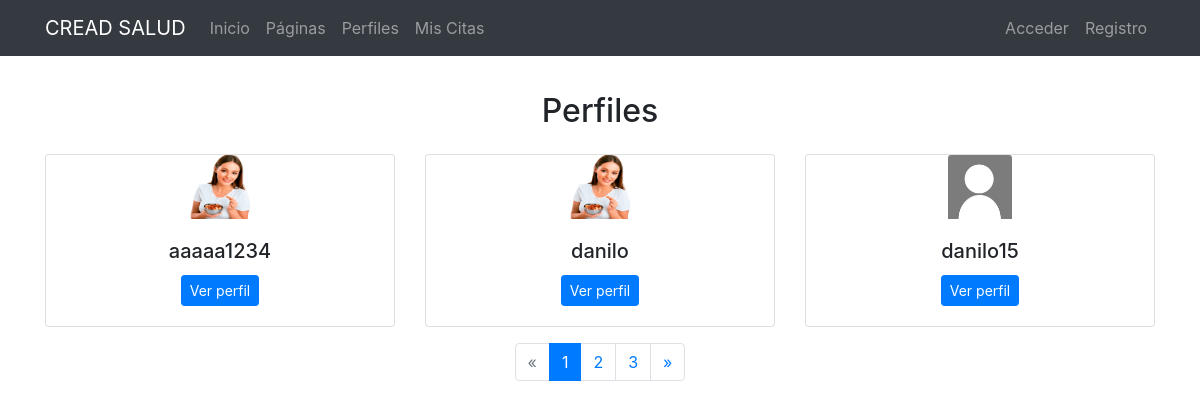
The app's page /profiles/, older data.
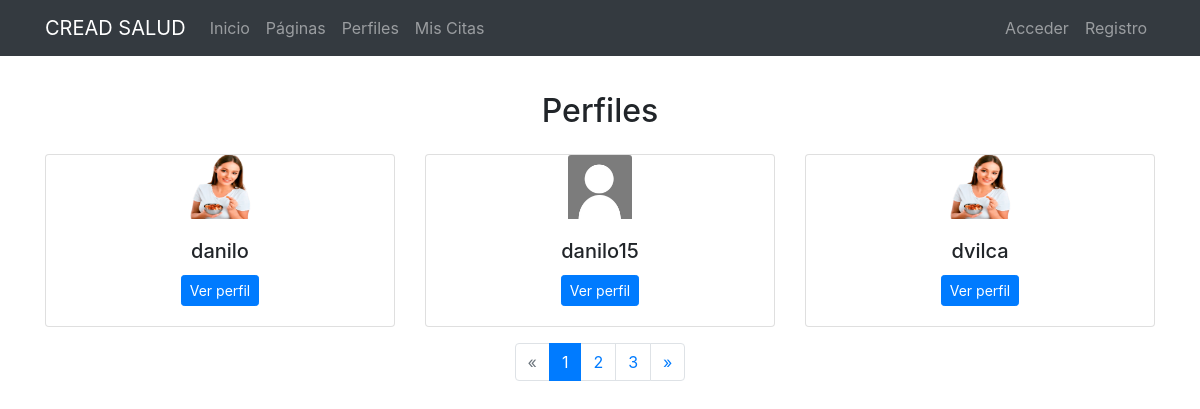
The same page, newer data.
### registration/models.py (models this page shows)
class Profile(models.Model):
    user = models.OneToOneField(User, on_delete=models.CASCADE,null=True,blank=True)
    avatar = models.ImageField(upload_to=custom_upload_to, null=True, blank=True)
    bio = models.TextField(null= True, blank=True)
    link = models.URLField(max_length=200, null= True, blank=True)
    class Meta:
        ordering=['user__username']

### profiles/views.py (the view)
# urls.py: path('', ProfileListView.as_view(), name='list'),
class ProfileListView(ListView):
    model = Profile
    template_name = 'profiles/profile_list.html'
    paginate_by = 3

### profiles/templates/profiles/profile_list.html (shortened to what this page needs)
{% extends 'core/base.html' %}
{% load static %}
{% block content %}
<main role="main">
  <div class="container mt-3">
    <h2 class="text-center mb-4">Perfiles</h2>
    <div class="row">
      {% for profile in profile_list %}
        <div class="col-md-4 mb-3">
          <div class="card text-center">
            <img src="{% if profile.avatar %}{{ profile.avatar.url }}{% else %}{% static 'registration/img/no-avatar.jpg' %}{% endif %}" class="card-img-top profile-avatar mx-auto" alt="Avatar">
            <div class="card-body">
              <h5 class="card-title text-center">{{ profile.user|truncatechars:"16" }}</h5>
              <p class="card-text text-center">
                <a href="{% url 'profiles:detail' profile.user %}" class="btn btn-primary btn-sm">Ver perfil</a>
              </p>
            </div>
          </div>
        </div>
      {% endfor %}
    </div>
    {% if is_paginated %}
      <nav aria-label="Page navigation">
        <ul class="pagination justify-content-center">
          {% if page_obj.has_previous %}
            <li class="page-item">
              <a class="page-link" href="?page={{ page_obj.previous_page_number }}">&laquo;</a>
            </li>
          {% else %}
            <li class="page-item disabled">
              <span class="page-link">&laquo;</span>
            </li>
          {% endif %}
          {% for i in paginator.page_range %}
            <li class="page-item {% if page_obj.number == i %}active{% endif %}">
              <a class="page-link" href="?page={{ i }}">{{ i }}</a>
            </li>
          {% endfor %}
          {% if page_obj.has_next %}
            <li class="page-item">
              <a class="page-link" href="?page={{ page_obj.next_page_number }}">&raquo;</a>
            </li>
          {% else %}
            <li class="page-item disabled">
              <span class="page-link">&raquo;</span>
            </li>
          {% endif %}
        </ul>
      </nav>
    {% endif %}
  </div>
</main>
{% endblock %}

### core/templates/core/base.html (shortened to what this page needs)
<!DOCTYPE html>
<html lang="es">
  <head>
    {% load static %}
    <link href="{% static 'core/vendor/bootstrap/css/bootstrap.min.css' %}" rel="stylesheet">
    <link href="{% static 'core/vendor/font-awesome/css/font-awesome.min.css' %}" rel="stylesheet" type="text/css">
    <link href="{% static 'core/css/main.css' %}" rel="stylesheet">
  </head>
  <body>
    <body>
      <nav class="navbar navbar-expand-lg navbar-dark bg-dark">
        <div class="container">
          <a class="navbar-brand" href="{% url 'home' %}">CREAD SALUD</a>
          <div class="collapse navbar-collapse" id="ned">
            <ul ul class="navbar-nav mr-auto">
              <li class="nav-item">
                <a class="nav-link" href="{% url 'home' %}">Inicio</a>
              </li>
              <li class="nav-item">
                <a class="nav-link" href="{% url 'pages:pages' %}">Páginas</a>
              </li>
              <li class="nav-item">
                <a class="nav-link" href="{% url 'profiles:list' %}">Perfiles</a>
              </li>
              <li class="nav-item">
                <a class="nav-link" href="{% url 'lista_citas' %}">Mis Citas</a>
              </li>
            </ul>
            <ul class="navbar-nav">
            {% if not request.user.is_authenticated %}
              <li class="nav-item">
                <a class="nav-link" href="{% url 'login' %}">Acceder</a>
              </li>
              <li class="nav-item">
                <a class="nav-link" href="{% url 'signup' %}">Registro</a>
              </li>
            {% endif %}
            </ul>
          </div>
      </nav>
      {% block content %}{% endblock %}
  </body>
</html>

### core/static/core/css/main.css (style rules this page uses)
main { padding-top: 20px; }
:root { --jumbotron-padding-y: 3rem; }

### profiles/templates/profiles/profile_list.html (style rules this page uses)
.profile-avatar { width: 4rem; height: 4rem; }

Row changes from the older to the newer data that the page shows:
removed Profile: avatar (picture), user "aaaaa1234"
now on this page (row unchanged): Profile: avatar (picture), user "dvilca"
